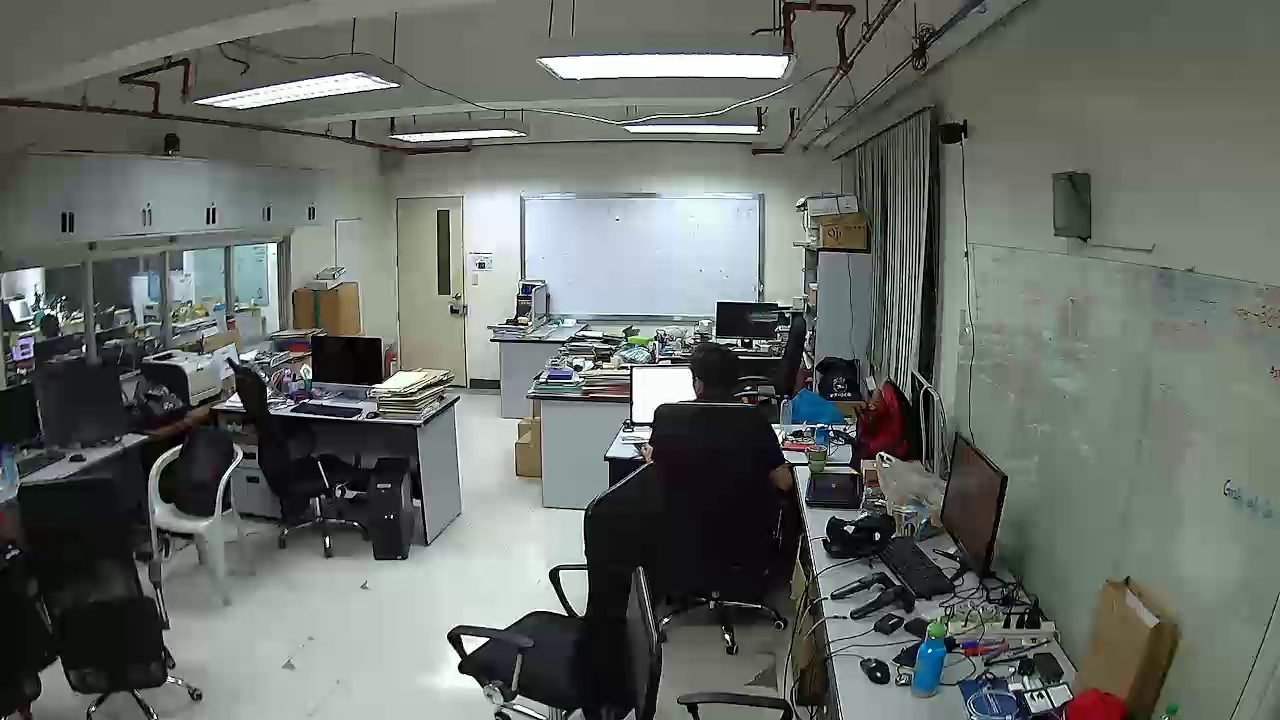
#> input picture v1/images/cframe.jpg, 1280 x 720 px, given in place of unicast, which was not available
$ python streamv1.py   (older library calls are emulated)
#> lines starting #> are read from the running program, lines starting #| are printed output that depends on the picture; pictures that were not available may be replaced by others from this repository, and a replacement may not be noted
import cv2
import math
import datetime
import os
import argparse
import psycopg2

# construct the argument parser and parse the arguments
ap = argparse.ArgumentParser()
ap.add_argument("-v", "--video", help="path to the video file")
#ap.add_argument("-a", "--min-area", type=int, default=500, help="minimum area size")
#ap.add_argument("-e", "--encodings", required=True,
#	help="path to serialized db of facial encodings")
#ap.add_argument("-d", "--detection-method", type=str, default="cnn",
#	help="face detection model to use: either `hog` or `cnn`")
args = vars(ap.parse_args())

if args.get("video", None) is None:
	cap = cv2.VideoCapture('rtsp://192.168.0.143:8554/unicast')

else:
	cap = cv2.VideoCapture(args["video"])

#frameRate = cap.get(5) #frame rate
#print(frameRate)
frameRate = 25
static_back = None
savepath = 'images'
try:
    os.mkdir(savepath)
except OSError:
    pass
x=1
while(cap.isOpened()):
    frameId = cap.get(1) #current frame number
    #print(frameId)
    ret, frame = cap.read()
#> frame is the input picture: shape (720, 1280, 3); mean B, G, R 102.1, 107.6, 102.2
    if (ret != True):
        break
    #if (frameId % math.floor(frameRate) == 0):
    if (frameId % frameRate == 0):
        # [6 lines of commented-out code are left out]

        os.chdir(savepath)
        cv2.imwrite('cframe'+'.jpg', frame)
        os.chdir('..')

        gray = cv2.cvtColor(frame, cv2.COLOR_BGR2GRAY)
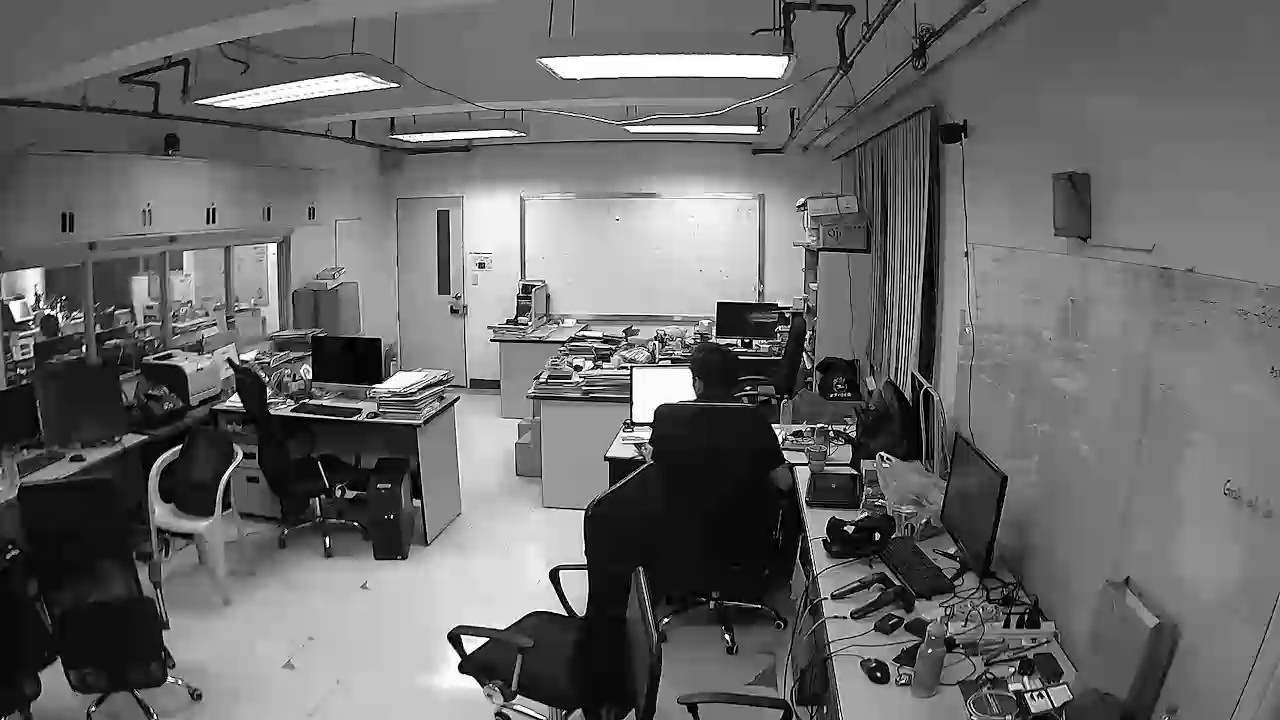
#> gray: shape (720, 1280); min 0, max 255, mean 105.3
        gray = cv2.GaussianBlur(gray, (21, 21), 0)
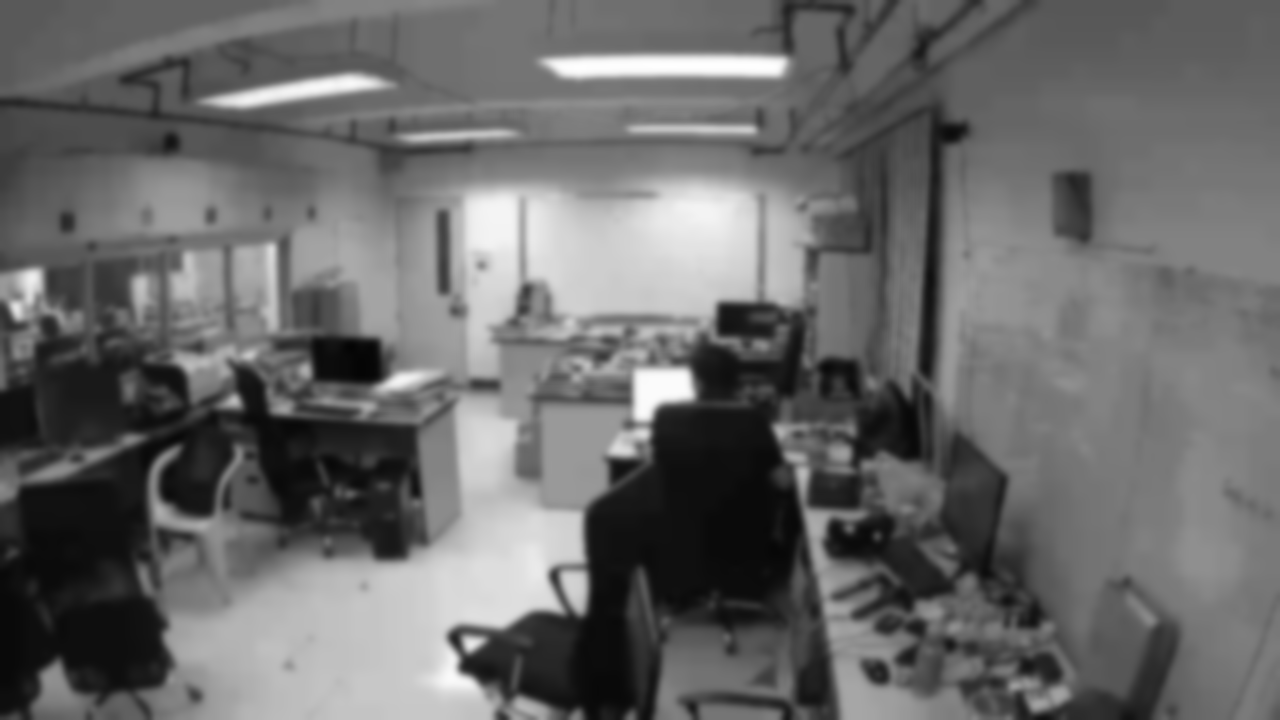
#> gray: shape (720, 1280); min 4, max 255, mean 105.3
        if static_back is None:

                #static_back = cv2.imread("firstframe.png")
                #static_back = cv2.cvtColor(static_back, cv2.COLOR_BGR2GRAY)
                #static_back = cv2.GaussianBlur(static_back, (21, 21), 0)
                static_back = gray
                continue
        diff_frame = cv2.absdiff(static_back, gray)
        thresh_frame = cv2.threshold(diff_frame, 30, 255, cv2.THRESH_BINARY)[1]
        thresh_frame = cv2.dilate(thresh_frame, None, iterations = 2)
        (_, cnts, _) = cv2.findContours(thresh_frame.copy(), cv2.RETR_EXTERNAL, cv2.CHAIN_APPROX_SIMPLE)
        i=0
        for contour in cnts:

                if cv2.contourArea(contour) < 10000:
                        continue

                (x, y, w, h) = cv2.boundingRect(contour)
                #cv2.rectangle(frame, (x - 50, y - 50), (x + w + 50, y + h + 50), (0, 255, 0), 3)
                if w>10 and h>10:
                        i+=1
                        new_img=frame[y:y+h,x:x+w]
                        currentDT = datetime.datetime.now()
                        timetime = currentDT.strftime("%H:%M:%S")
                        os.chdir(savepath)
                        cv2.imwrite(timetime+'_'+str(i)+'.jpg', new_img)
                        os.chdir('..')

                        conn = psycopg2.connect(database="dateandtime", user = "gab", password = "admin1234", host = "127.0.0.1", port = "5432")

                        #print ("Opened database successfully")

                        cur = conn.cursor()

                        cur.execute("SELECT id, fn, mdytm, zn, ps, ac from db11")

                        id1 = cur.rowcount
                        id2 = id1 + 1
                        id2 = str(id2)
                        xx = ((x + w + 50)+(x - 50))/2
                        yy = ((y - 50)+(y + h + 50))/2
                        if (xx in range(0, 240)) and (yy in range(0, 720)):
                                dd = 1
                                #print ("Zone",dd)
                        elif (xx in range(241, 500)) and (yy in range(0, 720)):
                                dd = 2
                                #print ("Zone",dd)
                        elif (xx in range(501, 1280)) and (yy in range(0, 260)):
                                dd = 3
                                #print ("Zone",dd)
                        else:
                                dd = 4
                                #print ("Zone",dd)

                        fn = str(timetime) + "_" + str(i)

                        #cur.execute("INSERT INTO DATE_TIME (ID,MDY,DY,TM) VALUES (1,aa,bb,cc)")
                        cur.execute("INSERT INTO db11 (ID,FN,MDYTM,ZN) VALUES (%s,%s,current_timestamp,%s)", (id2,fn,dd))

                        conn.commit()
                        #print ("Records created successfully")
                        conn.close()


        # Displaying image in gray_scale
        #cv2.imshow("Gray Frame", gray)

	# Displaying the difference in currentframe to
	# the staticframe(very first_frame)
        #cv2.imshow("Difference Frame", diff_frame)

	# Displaying the black and white image in which if
	# intencity difference greater than 30 it will appear white
        #cv2.imshow("Threshold Frame", thresh_frame)
        cv2.imshow("Color Frame", frame)
        #key = cv2.waitKey(1)
        #print("Frame shown")
        # if q entered whole process will stop
    key = cv2.waitKey(1)
    if key == ord('q'):
             # if something is movingthen it append the end time of movement
             break

cap.release()
print ("Done!")

$ run again, on v1/images/reffra.jpg
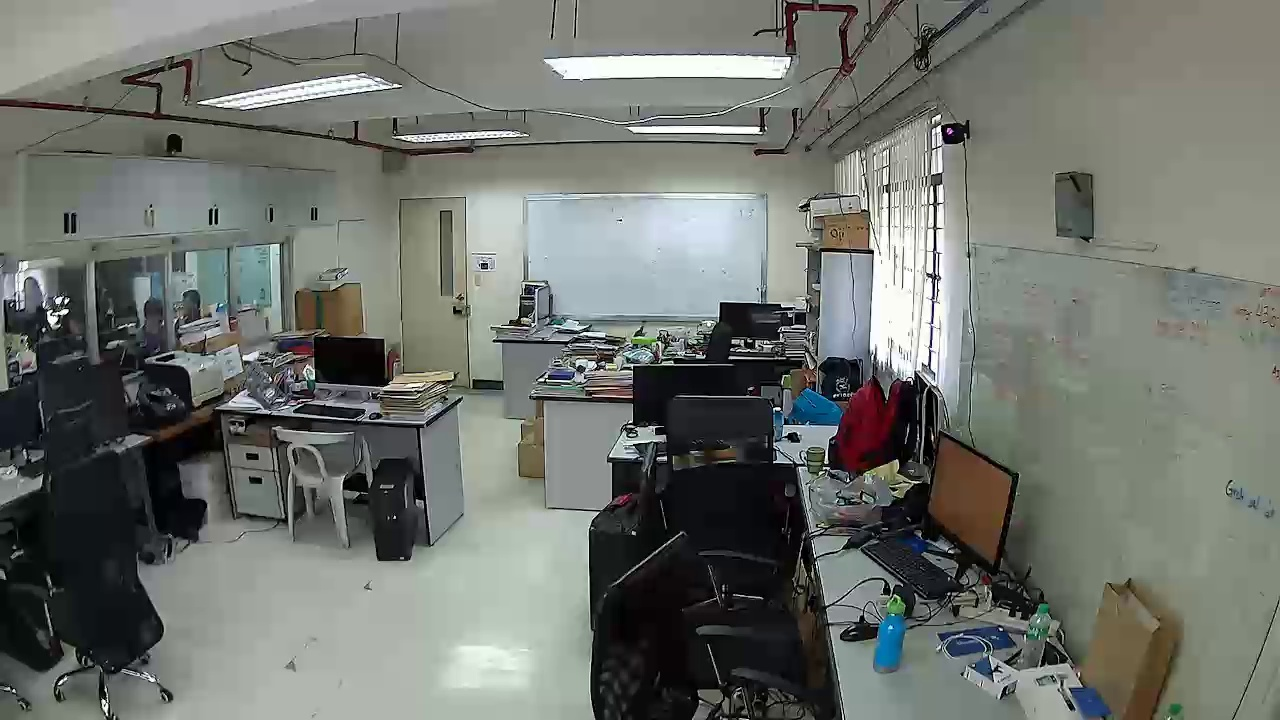
#> input picture v1/images/reffra.jpg, 1280 x 720 px, given in place of unicast, which was not available
#> frame is the input picture: shape (720, 1280, 3); mean B, G, R 109.6, 115.4, 111.5
#> `gray = cv2.cvtColor(frame, cv2.COLOR_BGR2GRAY)`:
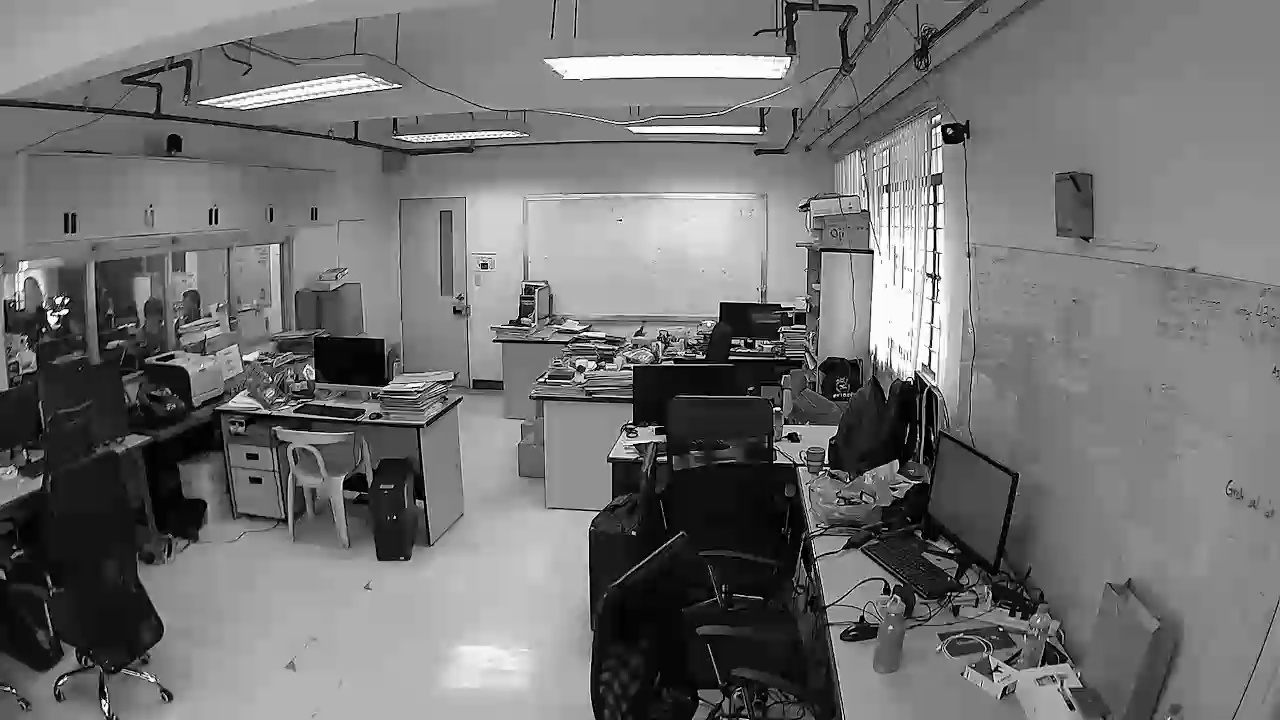
#> gray: shape (720, 1280); min 0, max 255, mean 113.6
#> `gray = cv2.GaussianBlur(gray, (21, 21), 0)`:
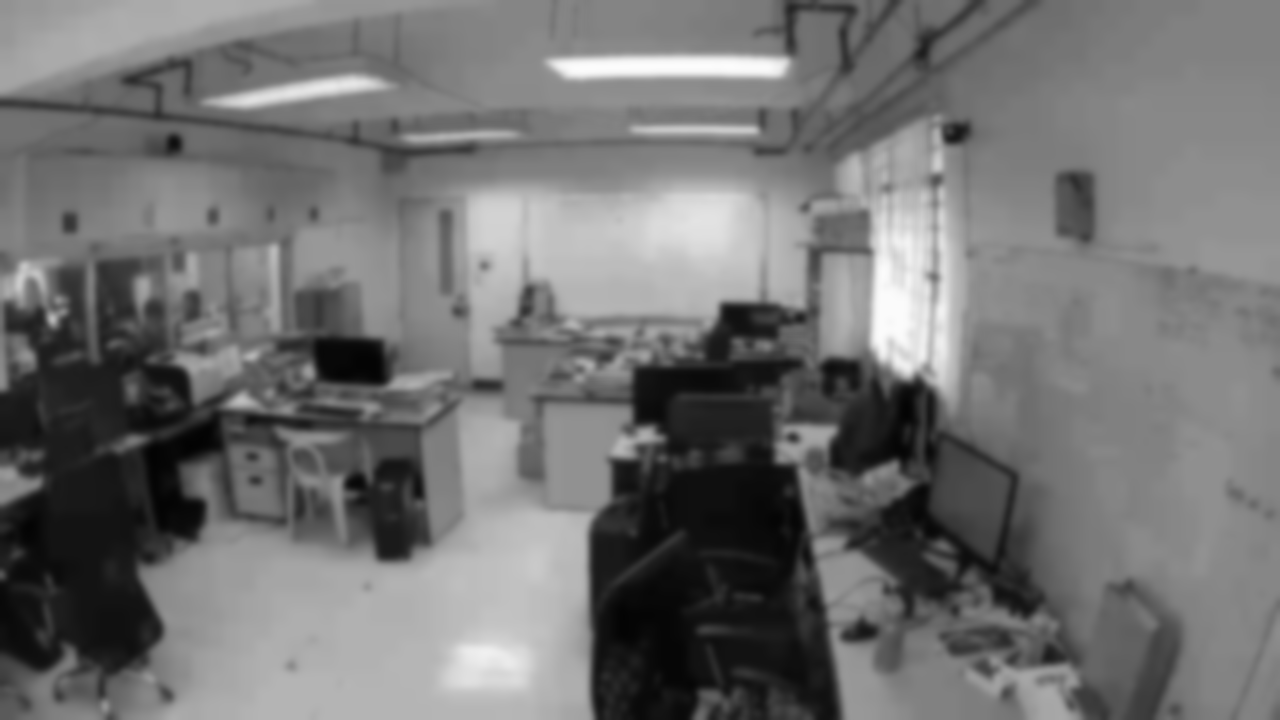
#> gray: shape (720, 1280); min 2, max 252, mean 113.6
